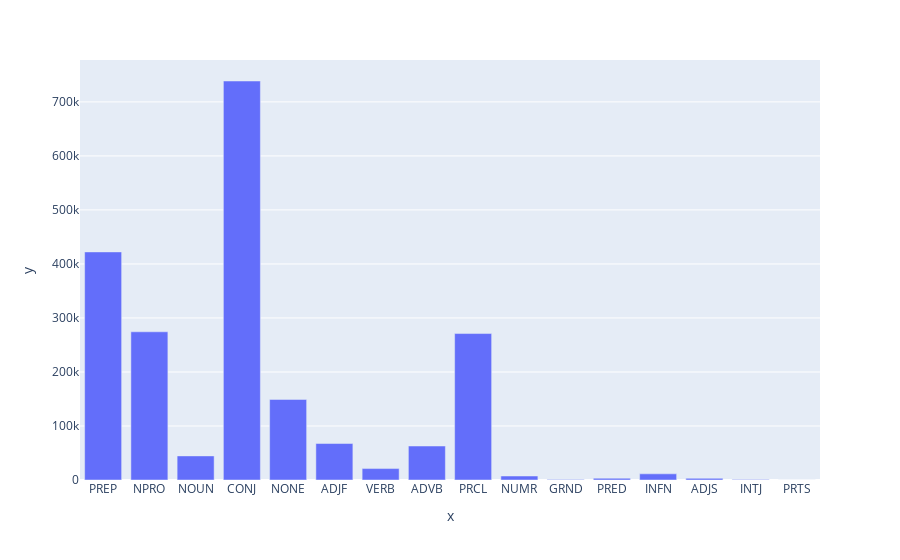

This figure's notebook cell:
### Code cell
import plotly.express as px
fig = px.bar(x=x_tags, y=y_tags)
fig.show()

### Figure 1 — Plotly figure (JSON) as saved in the notebook; plotly's stock layout.template omitted (floating-point values rounded to 4 significant figures)
{"data": [{"alignmentgroup": "True", "hovertemplate": "x=%{x}<br>y=%{y}<extra></extra>", "legendgroup": "", "marker": {"color": "#636efa", "pattern": {"shape": ""}}, "name": "", "offsetgroup": "", "orientation": "v", "showlegend": false, "textposition": "auto", "type": "bar", "x": ["PREP", "NPRO", "NOUN", "CONJ", "NONE", "ADJF", "VERB", "ADVB", "PRCL", "NUMR", "GRND", "PRED", "INFN", "ADJS", "INTJ", "PRTS"], "xaxis": "x", "y": [422266, 274398, 44621, 738697, 149161, 67519, 21164, 62933, 271139, 7384, 700, 3303, 11416, 3077, 749, 116], "yaxis": "y"}], "layout": {"barmode": "relative", "legend": {"tracegroupgap": 0}, "margin": {"t": 60}, "xaxis": {"anchor": "y", "domain": [0, 1], "title": {"text": "x"}}, "yaxis": {"anchor": "x", "domain": [0, 1], "title": {"text": "y"}}}}
